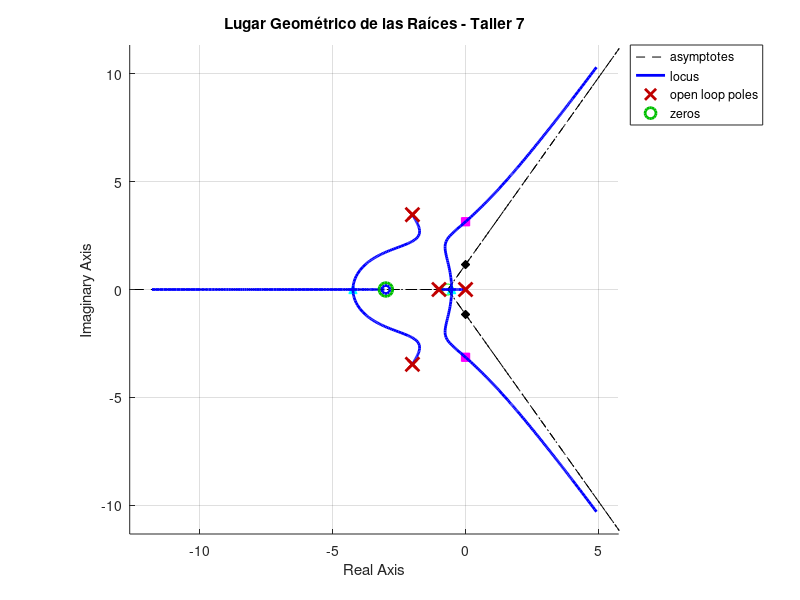

Write the MATLAB code that produced this figure.
%% Taller 7 - Lugar Geométrico de las Raíces
clc; clear; close all;

%% 1. Definir función de transferencia
num = [1 3];
den = [1 5 20 16 0];

G = tf(num, den);

% Cálculo de polos y ceros
zs = roots(num);
ps = roots(den);

%% 2. Graficar Polos y Ceros
figure
v = [-6 6 -6 6]; 
axis(v); axis square;
hold on; grid on;

plot(real(zs), imag(zs), 'bo', 'LineWidth', 2, 'DisplayName','Ceros');
plot(real(ps), imag(ps), 'rx', 'LineWidth', 2, 'DisplayName','Polos');

%% 3. Trazar Asíntotas
n = length(ps); 
m = length(zs);
sigma0 = sum(real(ps)) - sum(real(zs));
sigma0 = sigma0 / (n - m);

% Generar líneas
x = sigma0:0.1:6;
y1 = sqrt(3) * (x - sigma0);
y2 = -y1;

% Punto central (sigma0)
plot(sigma0, 0, 'go', 'MarkerSize', 8, 'DisplayName','Punto partida asíntotas');

% Eje horizontal (asíntota a 180°)
xa = -6:0.1:sigma0;
ya = zeros(size(xa));

plot(x, y1, 'k-.', 'DisplayName','Asíntota +60°');
plot(x, y2, 'k-.', 'DisplayName','Asíntota -60°');
plot(xa, ya, 'k-.', 'DisplayName','Asíntota 180°');

%% 4. Cruce de asíntotas con eje imaginario
x0 = 0;
y_cruce = sqrt(3)*(x0 - sigma0);
plot(x0, y_cruce, 'kd', 'MarkerFaceColor','k', 'DisplayName','Cruce asíntota eje jω');
plot(x0, -y_cruce, 'kd', 'MarkerFaceColor','k');

%% 5. Punto de intersección de raíces con eje imaginario (Routh-Hurwitz)
% Ecuación característica: s^4 + 5s^3 + 20s^2 + (16+K)s + 3K = 0
% Se anula el elemento s1 para estabilidad marginal

K = 33.3273;  % Valor obtenido de resolver K^2 + 7K - 1344 = 0
a3 = 16 + K;
a4 = 3 * K;

den_marginal = [1 5 20 a3 a4];
raices_marginal = roots(den_marginal);

% Filtrar raíces puramente imaginarias
for i = 1:length(raices_marginal)
    if abs(real(raices_marginal(i))) < 1e-3
        plot(real(raices_marginal(i)), imag(raices_marginal(i)), 'ms', ...
             'MarkerFaceColor', 'm', 'DisplayName','Cruce raíces eje jω');
    end
end

%% 6. Puntos de llegada (raíces reales de la derivada de K)
% Ecuación: 3s^4 + 22s^3 + 65s^2 + 120s + 48 = 0
coef_derivada = [3 22 65 120 48];
raices_derivada = roots(coef_derivada);

for i = 1:length(raices_derivada)
    if abs(imag(raices_derivada(i))) < 1e-3
        plot(real(raices_derivada(i)), 0, 'c^', 'MarkerFaceColor', 'c', ...
             'DisplayName', 'Punto de llegada');
    end
end

%% 7. LGR completo
rlocus(G);  % Para sobreponer el lugar geométrico completo

title('Lugar Geométrico de las Raíces - Taller 7');
legend('Location','bestoutside');
